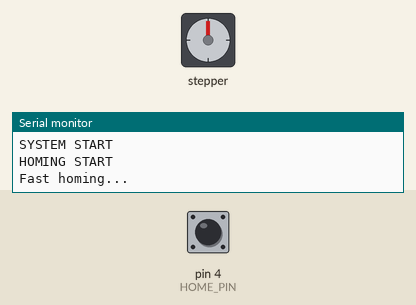
A sketch run on a simulated Arduino Uno, built with avr-gcc and run on an emulated ATmega328P. Parts: stepper motor, the last lines printed to the serial monitor. Wiring (inferred from the names in the program): stepper motor driver (200 steps per turn assumed): step pin 16; direction pin 17; enable pin 18. The test bench sets the inputs (shaded band); at power-on: pin 4 (HOME_PIN) HIGH.

Above: at 2.8 s.
2.9 s: pin 4 (HOME_PIN) pulled LOW for 1 s
At 5.7 s:
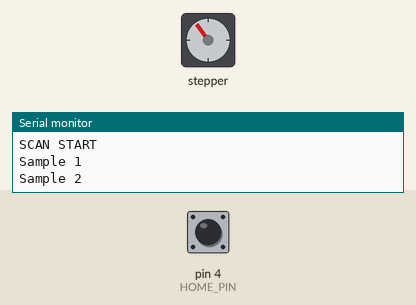
At 8.6 s:
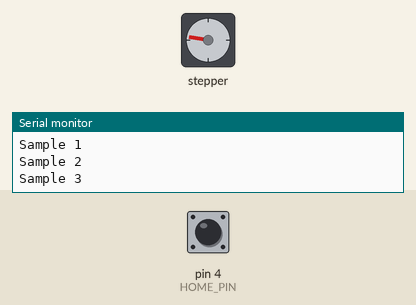
Timing chart, 0 to 19.9 s (numbered marks = the images above; inputs shaded):
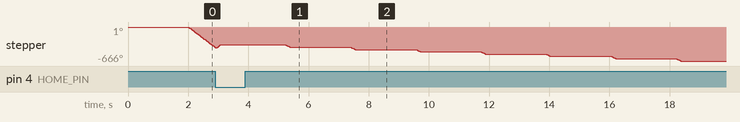

The sketch:

automated_pl.ino
```cpp
#define STEP_PIN 16
#define DIR_PIN 17
#define EN_PIN 18
#define HOME_PIN 4

#define STEPS_PER_SAMPLE 25

// IR sensor:
// LOW  = home detected
// HIGH = home not detected

// ---------------- STEP FUNCTION ----------------
void stepOnce(int delayUs) {
  digitalWrite(STEP_PIN, HIGH);
  delayMicroseconds(delayUs);

  digitalWrite(STEP_PIN, LOW);
  delayMicroseconds(delayUs);
}

// ---------------- MOVE STEPS ----------------
void rotateSteps(int steps, bool direction) {

  digitalWrite(DIR_PIN, direction ? HIGH : LOW);

  for (int i = 0; i < steps; i++) {
    stepOnce(800);
    delay(5);
  }
}

// ---------------- HOMING ----------------
void homeMotor() {

  Serial.println("HOMING START");

  digitalWrite(EN_PIN, LOW);

  // Check whether sensor is already triggered

  if (digitalRead(HOME_PIN) == LOW) {

    Serial.println("Sensor already active - moving away");

    // Move away from home
    digitalWrite(DIR_PIN, HIGH);

    for (int i = 0; i < 30; i++) {
      stepOnce(2000);
    }

    delay(100);
  }


  // FAST SEARCH FOR HOME
  Serial.println("Fast homing...");

  digitalWrite(DIR_PIN, LOW);

  while (digitalRead(HOME_PIN) == HIGH) {
    stepOnce(2000);
  }

  Serial.println("Home detected");

  delay(50);

  Serial.println("Backoff...");

  digitalWrite(DIR_PIN, HIGH);

  for (int i = 0; i < 30; i++) {
    stepOnce(2000);
  }

  delay(100);

  // SLOW FINAL APPROACH
  Serial.println("Slow approach...");

  digitalWrite(DIR_PIN, LOW);

  while (digitalRead(HOME_PIN) == HIGH) {
    stepOnce(1200);
  }

  delay(50);

  Serial.println("HOME SET");
}

// ---------------- PL SCAN ----------------
void runPLScan() {

  Serial.println("SCAN START");

  for (int i = 0; i < 8; i++) {

    Serial.print("Sample ");
    Serial.println(i + 1);

    delay(2000);

    if (i < 7) {
      rotateSteps(STEPS_PER_SAMPLE, false);
    }
  }

  Serial.println("SCAN COMPLETE");
}

// ---------------- SETUP ----------------
void setup() {

  Serial.begin(115200);
  delay(2000);

  pinMode(STEP_PIN, OUTPUT);
  pinMode(DIR_PIN, OUTPUT);
  pinMode(EN_PIN, OUTPUT);

  // IR sensor output
  pinMode(HOME_PIN, INPUT_PULLUP);

  digitalWrite(EN_PIN, LOW);

  Serial.println("SYSTEM START");

  homeMotor();

  runPLScan();

  digitalWrite(EN_PIN, HIGH);

  Serial.println("SYSTEM DONE");
}

// ---------------- LOOP ----------------
void loop() {
  // Nothing - system runs once
}
```
